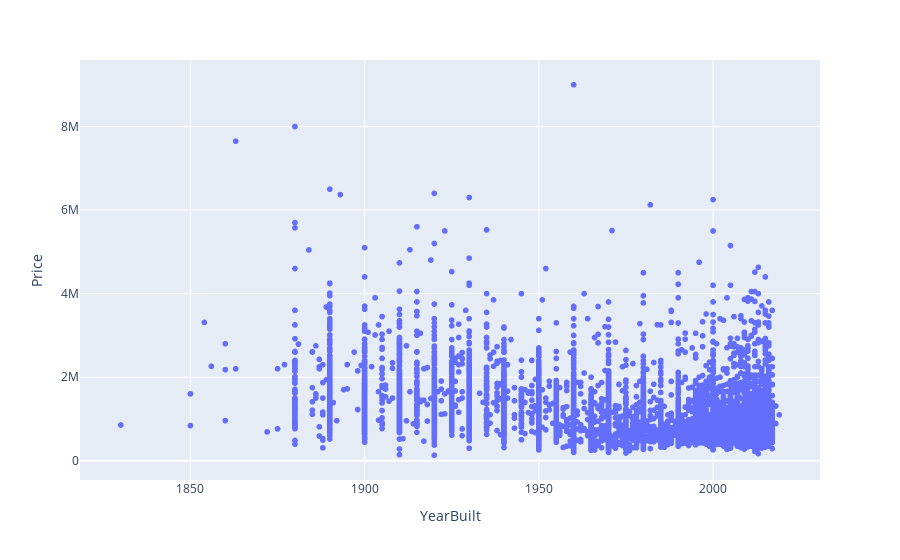

The code cell stored with this chart in its notebook:
### Code cell
# removing the outlier

def clean_outlier(outlier, df):
    
    for k,v in outlier.items():
        print(k, v)
        for vi in v:
            # print(vi)
            mask_vi = df.loc[:, k] == vi
            df.drop(df.loc[mask_vi, k].index, inplace=True)

    return df
    
outlier = {'YearBuilt': [1196]}
data = clean_outlier(outlier,data)
fig = px.scatter(data, x='YearBuilt', y='Price')
fig.show()

### Figure 1 — Plotly figure (JSON) as saved in the notebook; plotly's stock layout.template omitted (floating-point values rounded to 4 significant figures; data arrays with more than 128 entries replaced by an {"elided": "..."} marker saying what was removed)
{"data": [{"hovertemplate": "YearBuilt=%{x}<br>Price=%{y}<extra></extra>", "legendgroup": "", "marker": {"color": "#636efa", "symbol": "circle"}, "mode": "markers", "name": "", "showlegend": false, "type": "scattergl", "x": {"elided": "8886 int values"}, "xaxis": "x", "y": {"elided": "8886 int values"}, "yaxis": "y"}], "layout": {"legend": {"tracegroupgap": 0}, "margin": {"t": 60}, "xaxis": {"anchor": "y", "domain": [0, 1], "title": {"text": "YearBuilt"}}, "yaxis": {"anchor": "x", "domain": [0, 1], "title": {"text": "Price"}}}}
